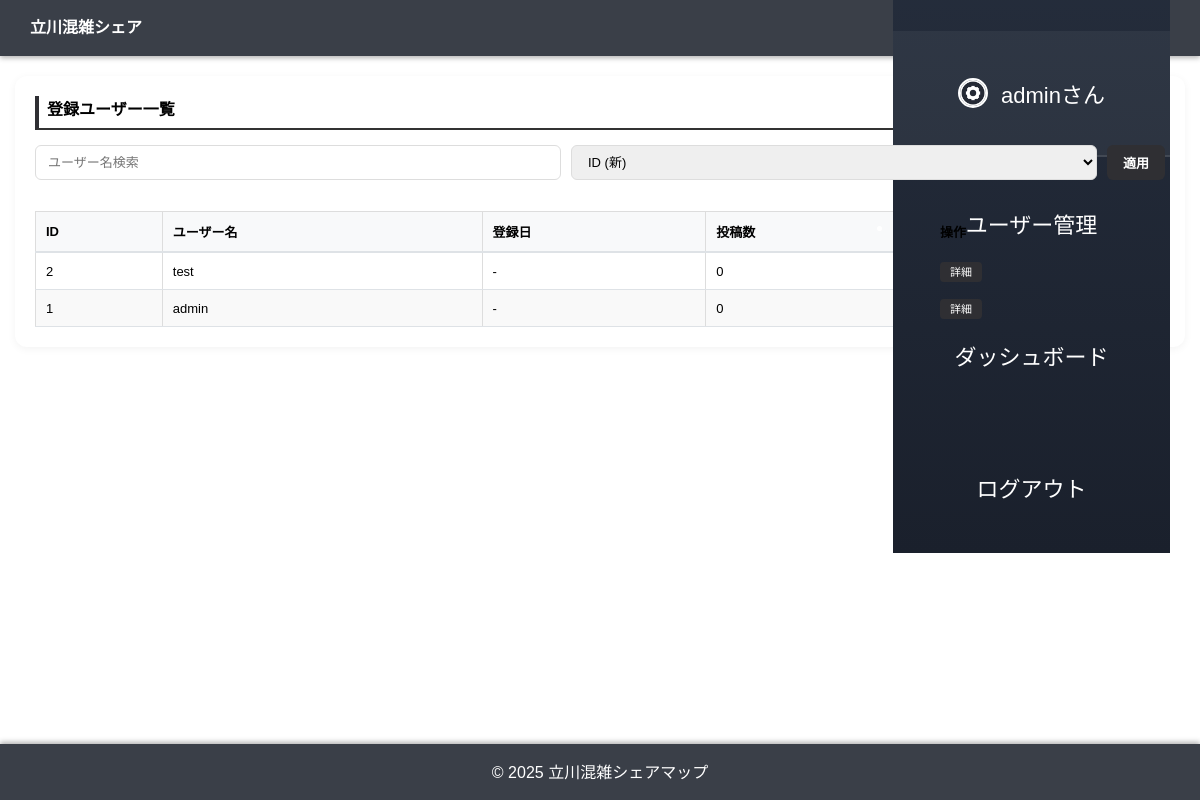
Page /admin (signed in) on the earlier database version.
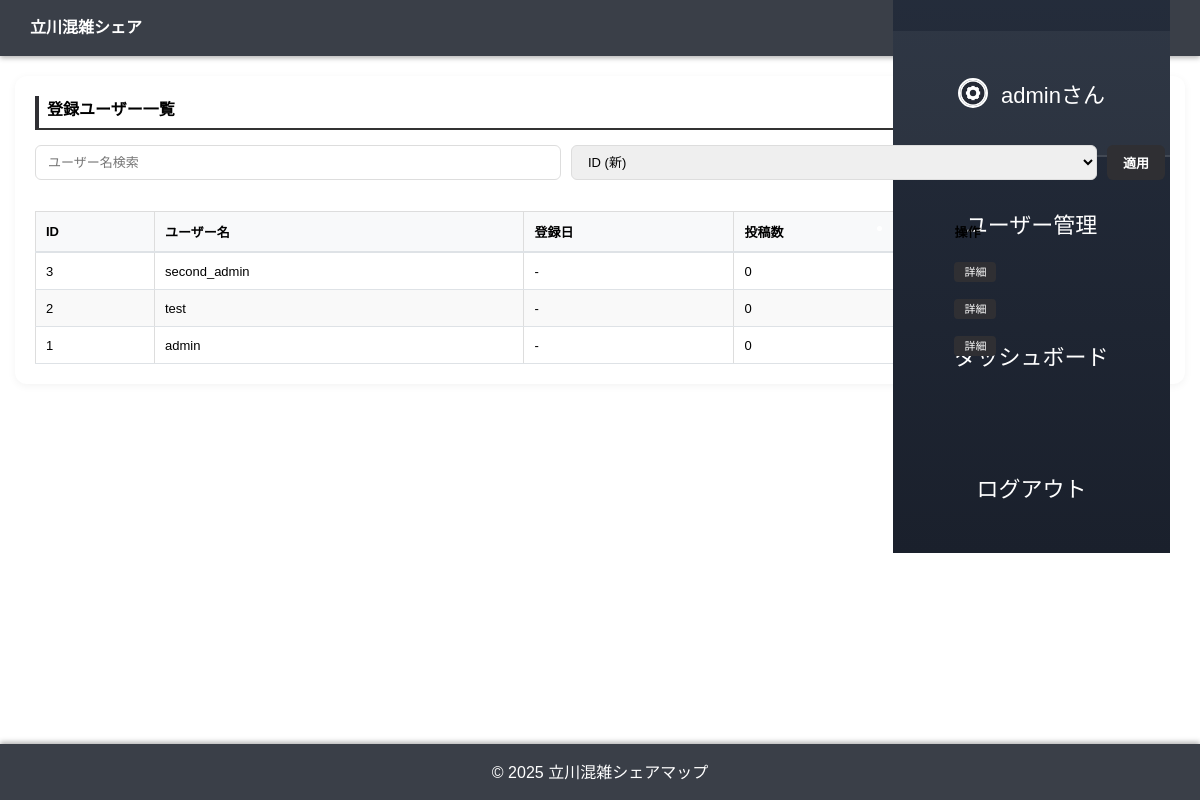
Same page on the later database version.
### apps/main_app/models.py (models this page shows, shortened)
class User(UserMixin, db.Model):
    __tablename__ = 'users'
    id = db.Column(db.Integer, primary_key=True)
    username = db.Column(db.String(100), unique=True, nullable=False)
    password = db.Column(db.String(255), nullable=False)
    is_admin = db.Column(db.Boolean, default=False)
    icon_path = db.Column(db.String(255), default='uploads/icons/default.png')
    banner_path = db.Column(db.String(255))
    bio = db.Column(db.Text)
    total_points = db.Column(db.Integer, default=0)

### apps/main_app/main_routes.py (the view)
@main_bp.route('/admin')
@login_required
@admin_required
def admin_panel():
    from apps.main_app.models import User
    from apps.post_page.post_db import get_all_posts
    from collections import Counter
    q = request.args.get("q", "").strip()
    sort = request.args.get("sort", "id_desc").strip()
    query = User.query
    if q:
        query = query.filter(User.username.contains(q))
    if sort == "id_asc":
        query = query.order_by(User.id.asc())
    elif sort == "name_asc":
        query = query.order_by(User.username.asc())
    elif sort == "name_desc":
        query = query.order_by(User.username.desc())
    elif sort == "admin_first":
        query = query.order_by(User.is_admin.desc(), User.id.asc())
    else:
        query = query.order_by(User.id.desc())
    users = query.all()
    post_counts = Counter()
    try:
        all_posts = get_all_posts()
        for p in all_posts:
            post_counts[p[1]] += 1
    except Exception:
        pass
    users_view = []
    for u in users:
        users_view.append({
            "id": u.id,
            "username": u.username,
            "is_admin": bool(u.is_admin),
            "posts_count": post_counts.get(u.username, 0),
        })
    return render_template(
        'admin.html',
        users=users_view,
        q=q,
        sort=sort
    )

### apps/main_app/admin_guard.py (called while the page is built)
def admin_required(view_func):
    @wraps(view_func)
    def wrapper(*args, **kwargs):
        if not getattr(current_user, "is_admin", False):
            flash("管理者権限が必要です", "error")
            return redirect(url_for("main.index", next=request.full_path))
        return view_func(*args, **kwargs)
    return wrapper

### apps/main_app/app.py (called while the page is built)
@login_manager.user_loader
def load_user(user_id):
    return User.query.get(int(user_id))

### apps/post_page/post_db.py (called while the page is built)
def get_all_posts():
    conn = sqlite3.connect(DB_PATH)
    c = conn.cursor()
    c.execute('SELECT * FROM posts ORDER BY id DESC')
    posts = c.fetchall()
    conn.close()
    return posts

### apps/top_page/templates/admin.html (shortened to what this page needs)
<!DOCTYPE html>
<html lang="ja">
<head>
  <link rel="stylesheet" href="{{ url_for('static', filename='style.css') }}">
</head>
<body class="admin-page">
  <header>
    <div class="app_name"><h1>立川混雑シェア</h1></div>
    <div class="menu-outer01">
      <ul class="sample_menu_list01">
        {% if current_user.is_authenticated %}
          <li><a href="{{ url_for('post.post_page') }}">投稿</a></li>
          <li class="user-info">
            <a href="{{ url_for('main.user_page', username=current_user.username) }}" class="user-link">
              <img src="{{ url_for('static', filename=current_user.icon_path) }}" alt="{{ current_user.username }}" class="user-icon-img">
              {{ current_user.username }}さん
            </a>
          </li>
          {% if current_user.is_admin %}
            <li><a href="{{ url_for('main.admin_panel') }}">ユーザー管理</a></li>
            <li><a href="{{ url_for('main.admin_dashboard') }}">ダッシュボード</a></li>
          {% endif %}
          <li><a href="{{ url_for('main.logout') }}">ログアウト</a></li>
        {% endif %}
      </ul>
    </div>
  </header>
  <div class="container">
    <div class="admin-card">
      <h2 style="font-size: 16px; margin: 0 0 15px 0; border-left: 4px solid #2f2f33; padding-left: 8px;">登録ユーザー一覧</h2>
      <form method="GET" action="{{ url_for('main.admin_panel') }}" class="filter-wrapper">
        <input type="text" name="q" value="{{ q or '' }}" placeholder="ユーザー名検索" class="form-control">
        <select name="sort" class="form-control">
          <option value="id_desc" {% if sort == "id_desc" %}selected{% endif %}>ID (新)</option>
        </select>
        <button type="submit" class="btn-apply">適用</button>
      </form>
      <div class="table-responsive">
        {% if users %}
          <table class="admin-table">
            <thead>
              <tr>
                <th>ID</th>
                <th>ユーザー名</th>
                <th>登録日</th>
                <th>投稿数</th>
                <th>操作</th>
              </tr>
            </thead>
            <tbody>
              {% for user in users %}
                <tr>
                  <td>{{ user.id }}</td>
                  <td>{{ user.username }}</td>
                  <td>{{ user.created_at.strftime('%Y-%m-%d') if user.created_at else '-' }}</td>
                  <td>{{ user.post_count or 0 }}</td>
                  <td>
                    <a href="{{ url_for('main.admin_user_detail', user_id=user.id) }}" class="btn-detail">詳細</a>
                  </td>
                </tr>
              {% endfor %}
            </tbody>
          </table>
        {% else %}
          <p style="text-align: center; color: #999; padding: 20px;">該当するユーザーがいません</p>
        {% endif %}
      </div>
    </div>
  </div>
  <footer>
    <p>© 2025 立川混雑シェアマップ</p>
  </footer>
</body>
</html>

### apps/top_page/static/style.css (style rules this page uses)
* { margin: 0; padding: 0; box-sizing: border-box; }
body { font-family: "Noto Sans JP", "Hiragino Sans", "Yu Gothic", sans-serif; background-color: white; color: black; scroll-behavior: smooth; padding-bottom: 60px; }
header { background-color: rgb(69, 69, 74); color: white; padding: 15px 30px; box-shadow: 0 2px 4px whitesmoke; display: flex; justify-content: space-between; align-items: center; height: 60px; box-sizing: border-box; }
.app_name { text-align: left; }
.app_name h1 { font-size: 24px; margin-bottom: 0; line-height: 1; }
.user-info { display: flex; align-items: center; font-size: 13px; height: 100%; }
.sample_menu_list01 a { color: white; text-decoration: none; display: flex; align-items: center; justify-content: center; text-align: center; padding: 15px 20px; width: 100%; box-sizing: border-box; }
.sample_menu_list01 .user-info { background: rgba(255,255,255,0.05); order: -1; border-bottom: 2px solid rgba(255,255,255,0.1); padding: 12px 15px; }
.sample_menu_list01 .user-info img { width: 30px !important; height: 30px !important; }
.sample_menu_list01 .user-info a { display: flex !important; align-items: center !important; justify-content: center !important; gap: 8px !important; font-size: 13px !important; padding: 12px 15px !important; }
.container { max-width: 1200px; margin: 0 auto; padding: 30px 20px; }
footer { background-color: #2f2f33; color: white; text-align: center; padding: 15px; position: fixed; bottom: 0; left: 0; width: 100%; z-index: 100; box-shadow: 0 -2px 10px rgba(0, 0, 0, 0.1); }
.user-link { color: white; text-decoration: none; display: inline-flex; align-items: center; gap: 5px; transition: opacity 0.3s; height: 32px; }
.user-icon-img { width: 28px; height: 28px; border-radius: 50%; object-fit: cover; border: 2px solid white; margin-right: 5px; display: block; flex-shrink: 0; }
.form-control { width: 100%; padding: 10px; border: 1px solid #ddd; border-radius: 4px; box-sizing: border-box; font-size: 16px; }
table { width: 100%; border-collapse: collapse; margin-top: 1rem; }
th, td { border: 1px solid #ddd; padding: 12px; text-align: left; }
th { background-color: #f2f2f2; font-weight: bold; }
tr:nth-child(even) { background-color: #f9f9f9; }
.container h2 { border-bottom: 2px solid #333; padding-bottom: 0.5rem; margin-bottom: 1rem; }
body { animation: fadeInPage 2.0s ease-out; }
* { -webkit-tap-highlight-color: rgba(102, 126, 234, 0.2); }
body { overscroll-behavior-y: contain; }
.menu-outer01 { background: linear-gradient(180deg, #2d3748 0%, #1a202c 100%) !important; }
@media (min-width: 1024px) and (max-width: 1366px) { .sample_menu_list01 a { font-size: 22px !important; padding: 50px !important; } }
@media (min-width: 1024px) and (max-width: 1366px) { .sample_menu_list01 .user-info a { font-size: 22px !important; padding: 50px !important; justify-content: center !important; } }
.app_name h1 { font-size: 20px; }
button, .btn { font-size: 16px; padding: 12px 20px; }
input, textarea, select { font-size: 16px; }
.admin-page header { background-color: #3a3f48; height: 56px; box-shadow: 0 2px 5px rgba(0,0,0,0.3); }
.admin-page .app_name h1 { font-size: 16px; }
.admin-page footer { background-color: #3a3f48; height: 56px; box-shadow: 0 -2px 5px rgba(0,0,0,0.3); }
.admin-page .container { max-width: 1200px; padding: 20px 15px; min-height: auto; display: block; justify-content: flex-start; }
.admin-card { background: white; padding: 20px; border-radius: 12px; box-shadow: 0 2px 8px rgba(0,0,0,0.05); margin-bottom: 20px; }
.filter-wrapper { display: flex; gap: 10px; margin-bottom: 15px; flex-wrap: wrap; }
.form-control { padding: 8px 12px; border: 1px solid #ddd; border-radius: 6px; font-size: 13px; flex: 1; min-width: 150px; }
.btn-apply { padding: 8px 16px; background: #2f2f33; color: white; border: none; border-radius: 6px; cursor: pointer; font-weight: 600; font-size: 13px; }
.table-responsive { overflow-x: auto; }
.admin-table { width: 100%; border-collapse: collapse; font-size: 13px; }
.admin-table th { background: #f8f9fa; padding: 10px; text-align: left; font-weight: 600; border-bottom: 2px solid #dee2e6; }
.admin-table td { padding: 10px; border-bottom: 1px solid #dee2e6; }
.btn-detail { background: #2f2f33; color: white; padding: 4px 10px; border-radius: 4px; text-decoration: none; font-size: 11px; }

Differences in the rows shown:
added User: id "3", username "second_admin", created_at "-", post_count "0"
